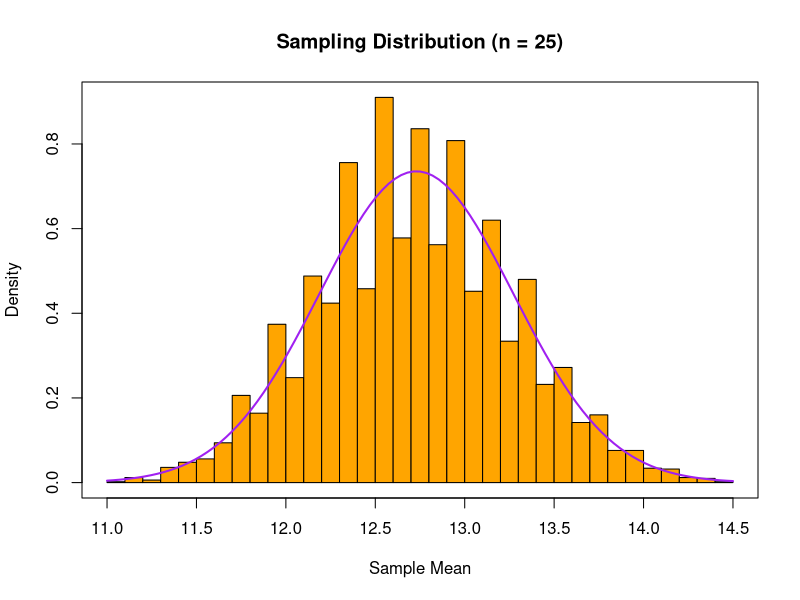
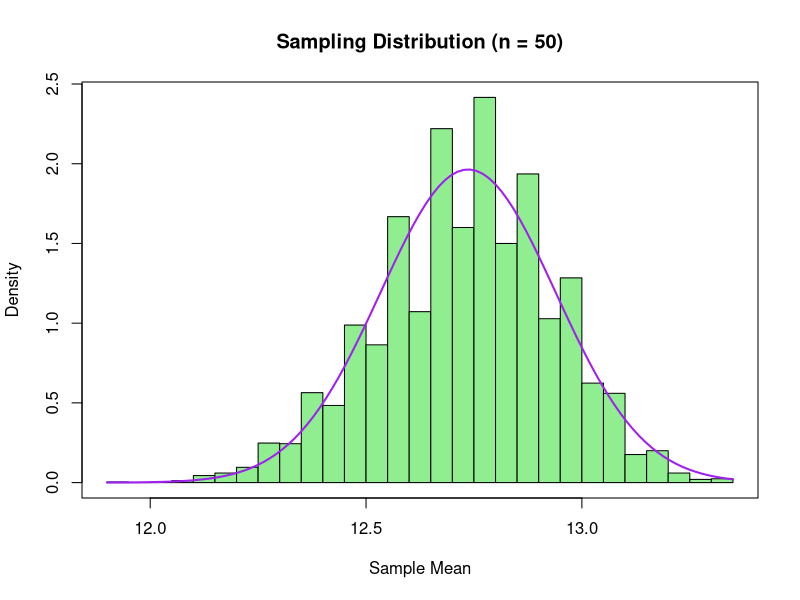
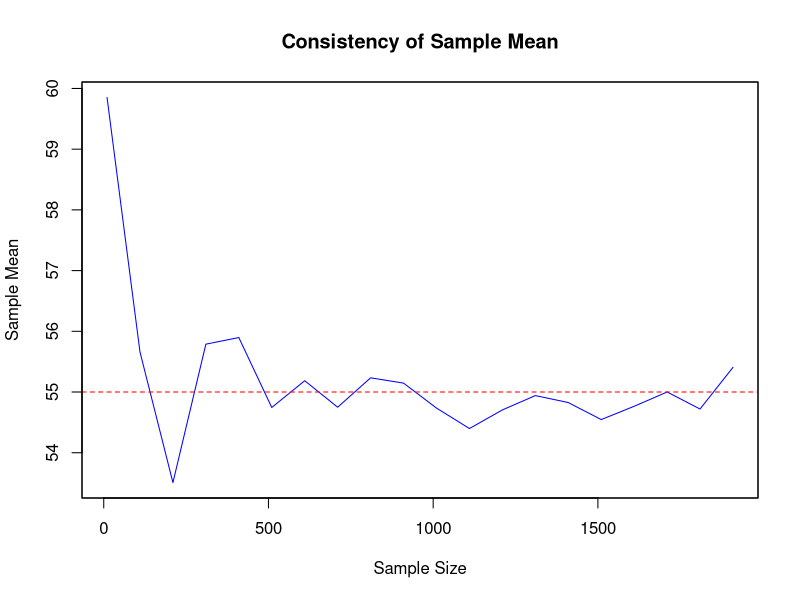

Source code (R) for these figures, in order:
# Population and Sample:
# Generating a population using a Poisson distribution with a different lambda
set.seed(456)
population <- rpois(60, lambda = 12)

# Population parameter: calculating true mean of the population
true_mean <- mean(population)
cat("True Population Mean (Parameter):", true_mean, "\n")
## True Population Mean (Parameter): 12.1

# Explanation:
# This value represents the actual mean of the population from which samples are drawn.

# Selecting a sample from the population
n <- 25  # sample size
sample_data <- sample(population, n)

# Sample statistic: calculating the sample mean
sample_mean <- mean(sample_data)
cat("Sample Mean (Statistic):", sample_mean, "\n")
## Sample Mean (Statistic): 12.6

# Explanation:
# The sample mean is close to the true population mean, suggesting the sample represents the population well.

# Sampling Error:
sampling_error <- abs(mean(sample_data) - true_mean)
sampling_error
## [1] 0.5

# Simple random sampling with replacement:
data("iris")
set.seed(456)
sample_size <- 12
sampling_with_replacement <- sample(iris$Sepal.Length, size = sample_size, replace = TRUE)
sampling_with_replacement
## [1] 5.1 4.6 5.8 5.5 4.9 5.0 5.6 5.2 4.9 5.7 5.1 5.9

# Simple random sampling without replacement:
sampling_without_replacement <- sample(iris$Sepal.Length, size = sample_size, replace = FALSE)
sampling_without_replacement
## [1] 4.9 5.8 6.3 5.2 4.8 5.5 5.1 6.4 5.9 5.6 5.0 4.4

# Standard Error:
sample_sd <- sd(sample_data)  # standard deviation of the sample
standard_error <- sample_sd / sqrt(n)  # calculating standard error of the mean
cat("Standard Error of the Sample Mean:", standard_error, "\n")
## Standard Error of the Sample Mean: 0.75

# Explanation:
# This standard error indicates the variability of sample mean estimates. A smaller standard error implies more reliable sample estimates.

# Sampling Distribution Approaching Normal Distribution:
# Creating sampling distributions of the sample mean for different sample sizes
sample_means_25 <- replicate(5000, mean(sample(population, 25)))
sample_means_50 <- replicate(5000, mean(sample(population, 50)))

# Plot histograms for sampling distributions
hist(sample_means_25, breaks = 25, col = "orange", probability = TRUE,
     main = "Sampling Distribution (n = 25)", xlab = "Sample Mean")
curve(dnorm(x, mean = mean(sample_means_25), sd = sd(sample_means_25)),
      col = "purple", lwd = 2, add = TRUE)
box()

hist(sample_means_50, breaks = 25, col = "lightgreen", probability = TRUE,
     main = "Sampling Distribution (n = 50)", xlab = "Sample Mean")
curve(dnorm(x, mean = mean(sample_means_50), sd = sd(sample_means_50)),
      col = "purple", lwd = 2, add = TRUE)
box()

# Explanation:
# 1. Two histograms show sample means for sample sizes of 25 and 50.
# 2. Both distributions approximate a normal curve (purple lines) due to the Central Limit Theorem, showing that larger sample sizes yield more normal-like sampling distributions.

# Characteristics of a Good Estimator:
# (i) Unbiasedness:
set.seed(456)
# Binomial Distribution (size = 15, prob = 0.6, n = 60)
binom_data <- rbinom(60, size = 15, prob = 0.6)

# Population mean
pop_mean <- mean(binom_data)
pop_mean  # true mean
## [1] 9.1

# Drawing samples of size n = 25
n <- 25
sampDistk <- replicate(5000, mean(sample(binom_data, n)))
mean(sampDistk)  # expected value of the estimate
## [1] 9.1

# Check unbiasedness: Expected value should be close to true mean
cat("Sample Mean: ", mean(sampDistk), "\nTrue Mean: ", pop_mean)
## Sample Mean: 9.1
## True Mean: 9.1

# Explanation:
# The sample mean closely matches the true mean, indicating it is an unbiased estimator for the population mean.

# (ii) Consistency:
# Consistency example for sample mean
n <- seq(10, 2000, by = 100)  # range of sample sizes
mu <- 55  # true mean

# Calculate sample mean across increasing sample sizes
sample_means <- sapply(n, function(size) {
  mean(rnorm(size, mean = mu, sd = 12))
})

# Plot sample mean vs. sample size
plot(n, sample_means, type = "l", col = "blue", main = "Consistency of Sample Mean",
     xlab = "Sample Size", ylab = "Sample Mean")
abline(h = mu, col = "red", lty = 2)  # true mean
box()

# Explanation:
# 1. The plot shows the effect of increasing sample size on sample mean.
# 2. As the sample size increases, the sample mean approaches the true mean (55), demonstrating consistency.

# (iii) Efficiency:
# Comparing the efficiency of sample mean vs. sample median as estimators
set.seed(456)
n <- 1500
mu <- 60

# Generate data
norm_data <- rnorm(n, mean = mu, sd = 15)

# Drawing samples of size n = 25
n <- 25
sampDistk <- replicate(5000, mean(sample(norm_data, n)))

# Variance of estimators
mean_var <- var(replicate(5000, mean(sample(norm_data, n))))
median_var <- var(replicate(5000, median(sample(norm_data, n))))
cat("Variance of Sample Mean: ", mean_var, "\nVariance of Sample Median: ", median_var)
## Variance of Sample Mean: 5.2
## Variance of Sample Median: 6.7

# Explanation:
# The sample mean has lower variance than the sample median, indicating higher efficiency in estimating the population mean with lower variability.

# (iv) Sufficiency:
# Sufficient estimator example for normal distribution (mean as a sufficient statistic)
n <- 1200
mu <- 60

# Generate data
sample_data <- rnorm(n, mean = mu, sd = 15)

# The sample mean serves as a sufficient statistic for the population mean
sufficient_stat <- mean(sample_data)
cat("Sufficient Statistic (Sample Mean): ", sufficient_stat)
## Sufficient Statistic (Sample Mean): 60.1

# Explanation:
# The sample mean is sufficient for estimating the population mean for normally distributed data, meaning it contains all necessary information for this estimation.

# Conclusion:
# This analysis demonstrates that the sample mean is a valuable estimator for the population mean in terms of unbiasedness, consistency, efficiency, and sufficiency. Results align with statistical theory, showing that larger sample sizes improve reliability for estimating population parameters.
